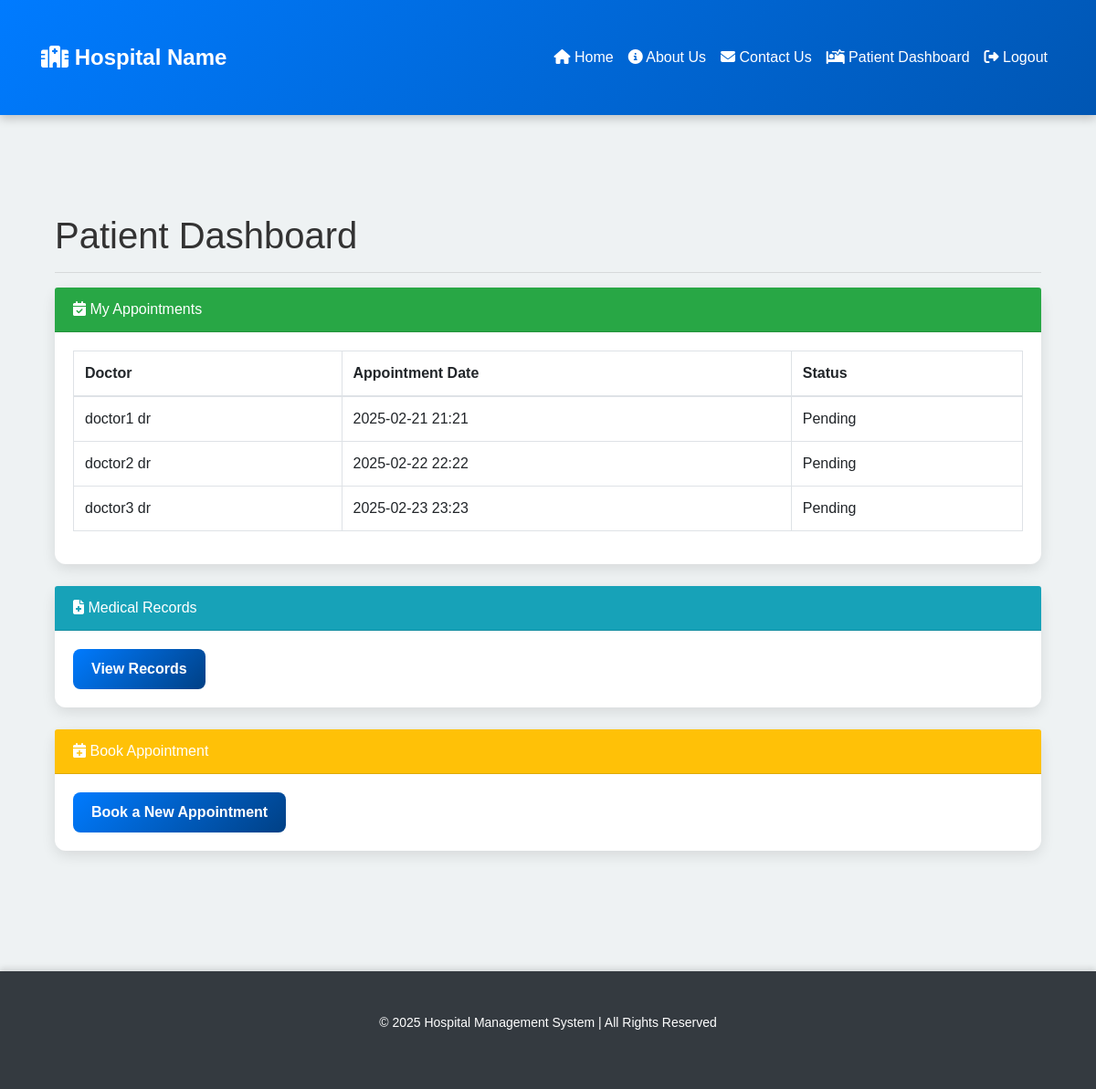
Screenshot of /patient/dashboard (signed in) with the database file from the repository.
### app/models.py (models this page shows)
class Appointment(db.Model):
    __tablename__ = 'appointment'
    id = db.Column(db.Integer, primary_key=True)
    patient_id = db.Column(db.Integer, db.ForeignKey('patient.id'), nullable=False)
    doctor_id = db.Column(db.Integer, db.ForeignKey('doctor.id'), nullable=False)
    appointment_date = db.Column(db.DateTime, default=datetime.utcnow)
    status = db.Column(db.String(50), default='Pending')
    patient = db.relationship('Patient', back_populates='appointments')
    doctor = db.relationship('Doctor', back_populates='appointments')

class Doctor(db.Model):
    __tablename__ = 'doctor'
    id = db.Column(db.Integer, primary_key=True)
    user_id = db.Column(db.Integer, db.ForeignKey('user.id'), unique=True, nullable=False)
    first_name = db.Column(db.String(100), nullable=False)
    last_name = db.Column(db.String(100), nullable=True)
    specialization = db.Column(db.String(100), nullable=False)
    contact_number = db.Column(db.String(15), nullable=True)
    email = db.Column(db.String(120), unique=True, nullable=False)
    user = db.relationship('User', back_populates='doctor_profile')
    appointments = db.relationship('Appointment', back_populates='doctor', lazy=True)
    prescriptions = db.relationship('Prescription', back_populates='doctor', lazy=True)
    medical_records = db.relationship('MedicalRecord', back_populates='doctor', lazy=True)

### app/routes.py (the view)
@patient_bp.route('/dashboard', methods=['GET'])
@login_required
def patient_dashboard():
    if current_user.role.name.lower() != 'patient':
        flash('Access denied', 'danger')
        return redirect(url_for('main_routes.home'))
    patient = Patient.query.filter_by(user_id=current_user.id).first()
    if not patient:
        flash("Patient profile not found.", "danger")
        return redirect(url_for('main_routes.home'))
    appointments = Appointment.query.filter_by(patient_id=patient.id).all()
    print(f"Patient ID: {patient.id}")
    print("Appointments:")
    for appt in appointments:
        print(f"  ID: {appt.id}, Doctor ID: {appt.doctor_id}, Date: {appt.appointment_date}, Status: {appt.status}")
    return render_template("dashboard_patient.html", appointments=appointments, patient=patient)

### app/__init__.py (called while the page is built)
@login_manager.user_loader
def load_user(user_id):
    return User.query.get(int(user_id))

### app/templates/dashboard_patient.html
{% extends "base.html" %}
{% block content %}
<div class="container">
    <h1 class="mt-4">Patient Dashboard</h1>
    <hr>
    <div class="card mb-4">
        <div class="card-header bg-success text-white">
            <i class="fas fa-calendar-check"></i> My Appointments
        </div>
        <div class="card-body">
            {% if appointments %}
                <table class="table table-bordered">
                    <thead>
                        <tr>
                            <th>Doctor</th>
                            <th>Appointment Date</th>
                            <th>Status</th>
                        </tr>
                    </thead>
                    <tbody>
                        {% for appt in appointments %}
                        <tr>
                            <td>
                                {% if appt.doctor %}
                                    {{ appt.doctor.first_name }} {{ appt.doctor.last_name }}
                                {% else %}
                                    No doctor found
                                {% endif %}
                            </td>
                            <td>{{ appt.appointment_date.strftime('%Y-%m-%d %H:%M') }}</td>
                            <td>{{ appt.status }}</td>
                        </tr>
                        {% endfor %}
                    </tbody>
                </table>
            {% else %}
                <p>No upcoming appointments.</p>
            {% endif %}
        </div>
    </div>
    <div class="card mb-4">
        <div class="card-header bg-info text-white">
            <i class="fas fa-file-medical"></i> Medical Records
        </div>
        <div class="card-body">
            <a href="{{ url_for('patient.medical_records_patient') }}" class="btn btn-primary">View Records</a>
        </div>
    </div>
    <div class="card mb-4">
        <div class="card-header bg-warning text-white">
            <i class="fas fa-calendar-plus"></i> Book Appointment
        </div>
        <div class="card-body">
            <a href="{{ url_for('patient.book_appointment') }}" class="btn btn-primary">Book a New Appointment</a>
        </div>
    </div>
</div>
{% endblock %}

### app/static/css/styles.css (style rules this page uses)
body { font-family: 'Poppins', sans-serif; background-color: #eef2f3; color: #333; margin: 0; padding: 0; }
.container { padding-top: 30px; padding-bottom: 30px; }
.btn-primary { background: linear-gradient(135deg, #007bff, #004085); border: none; font-size: 16px; font-weight: 600; padding: 10px 20px; transition: all 0.3s ease-in-out; border-radius: 8px; }
.card { border: none; border-radius: 12px; box-shadow: 0px 5px 15px rgba(0, 0, 0, 0.1); transition: all 0.3s ease-in-out; }

### rows the page displays
Appointment: doctor.first_name "doctor1", doctor.last_name "dr", appointment_date "2025-02-21 21:21", status "Pending"
Appointment: doctor.first_name "doctor2", doctor.last_name "dr", appointment_date "2025-02-22 22:22", status "Pending"
Appointment: doctor.first_name "doctor3", doctor.last_name "dr", appointment_date "2025-02-23 23:23", status "Pending"
